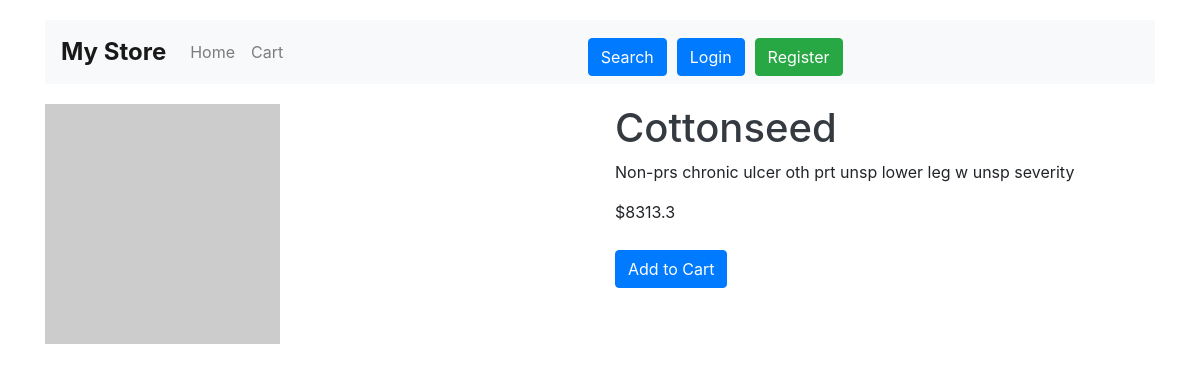
Page /product/1 on the committed database.
### store/models.py (models this page shows, shortened)
class Product(models.Model):
    name = models.CharField(max_length=255)
    description = models.TextField(default='Description not available')
    price = models.FloatField()
    stock = models.PositiveIntegerField()
    image = models.ImageField(upload_to='products/', null=True, blank=True)
    image_url = models.URLField(null=True, blank=True)

### store/views.py (the view)
# urls.py: path('product/<int:id>', product, name='product'),
def product(request, id):
    product = Product.objects.get(id=id)
    context = {'product': product}
    return render(request, 'store/product.html', context)

### templates/store/product.html (shortened to what this page needs)
{% extends "store/base.html" %}
{% load static %}
{% block content %}
    <div class="row">
        {% if product.image %}
            <div class="col-6">
                <img src="{{ product.image.url }}" class="img-fluid" alt="{{ product.name }}">
            </div>
        {% elif product.image_url %}
            <div class="col-6">
                <img src="{{ product.image_url }}" class="img-fluid" alt="{{ product.name }}">
            </div>
        {% endif %}
        <div class="col-6">
            <h1>{{ product.name }}</h1>
            <p>{{ product.description }}</p>
            <p>${{ product.price }}</p>
            <button id="add-to-cart-btn" class="btn btn-primary" data-product-id="{{ product.id }}">Add to Cart</button>
        </div>
    </div>
{% endblock %}

### static/css/styles.css (style rules this page uses)
body { background-color: #f8f9fa; font-family: Arial, sans-serif; }
h1, h2, h3 { color: #343a40; font-weight: bold; }
.btn-primary, .btn-success, .btn-danger { margin-top: 10px; }

### rows in the picture
Product: name "Cottonseed", description "Non-prs chronic ulcer oth prt unsp lower leg w unsp severity", price "8313.3"
